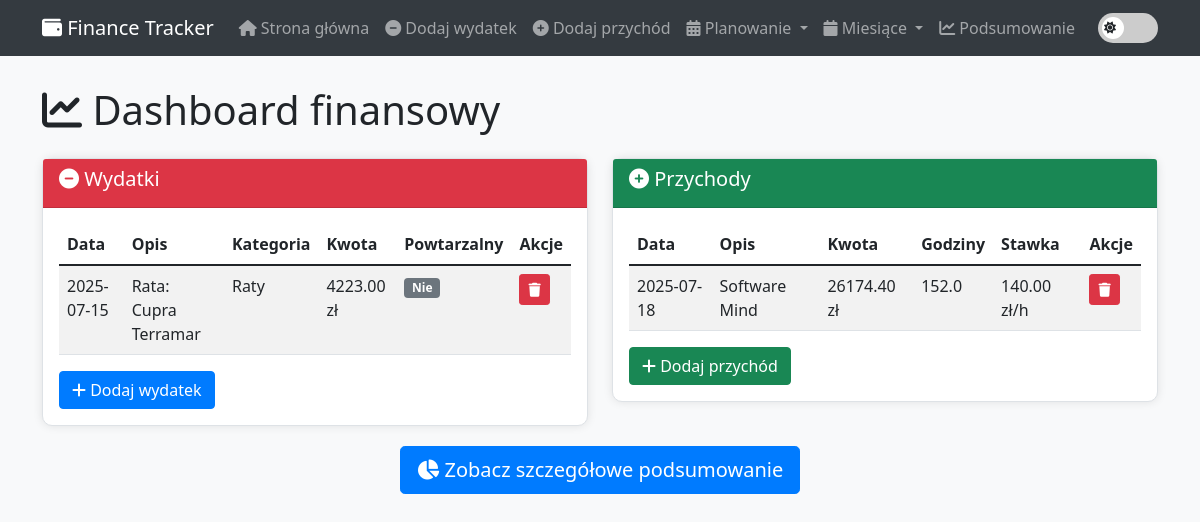
Before: / with the older database file.
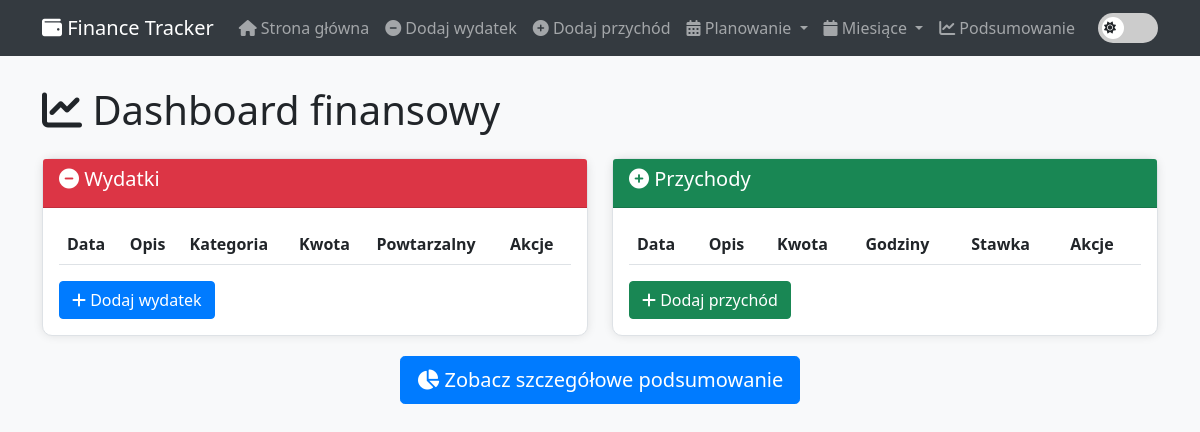
After: the same page with the newer database file.
### tables this page shows
CREATE TABLE expenses (
            id INTEGER PRIMARY KEY AUTOINCREMENT,
            description TEXT NOT NULL,
            amount REAL NOT NULL,
            category TEXT,
            date TEXT NOT NULL,
            is_recurring BOOLEAN DEFAULT 0,
            recurring_months INTEGER DEFAULT 1,
            created_at TEXT DEFAULT CURRENT_TIMESTAMP
        );

CREATE TABLE income (
            id INTEGER PRIMARY KEY AUTOINCREMENT,
            description TEXT NOT NULL,
            amount REAL NOT NULL,
            date TEXT NOT NULL,
            hours REAL,
            hourly_rate REAL,
            vat_rate REAL DEFAULT 23.0,
            tax_rate REAL DEFAULT 12.0,
            created_at TEXT DEFAULT CURRENT_TIMESTAMP
        );

### app.py (the view)
@app.route('/')
def index():
    conn = get_db_connection()
    expenses = conn.execute('SELECT * FROM expenses ORDER BY date DESC').fetchall()
    income = conn.execute('SELECT * FROM income ORDER BY date DESC').fetchall()
    recurring = conn.execute('SELECT * FROM recurring_transactions ORDER BY date DESC').fetchall()
    conn.close()
    return render_template('index.html', expenses=expenses, income=income, recurring=recurring)

### app.py (called while the page is built)
@app.context_processor
def inject_current_date():
    now = datetime.now()
    return dict(current_year=now.year, current_month=now.month)

def get_db_connection():
    conn = sqlite3.connect(DATABASE)
    conn.row_factory = sqlite3.Row
    return conn

### templates/index.html (shortened to what the changed rows need)
{% extends "base.html" %}
{% block content %}
<div class="row">
    <div class="col-md-12">
        <h1 class="mb-4">
            <i class="fas fa-chart-line"></i> Dashboard finansowy
        </h1>
    </div>
</div>
<div class="row">
    <div class="col-md-6">
        <div class="card">
            <div class="card-body">
                <div class="table-responsive">
                    <table class="table table-striped">
                        <thead>
                            <tr>
                                <th>Data</th>
                                <th>Opis</th>
                                <th>Kategoria</th>
                                <th>Kwota</th>
                                <th>Powtarzalny</th>
                                <th>Akcje</th>
                            </tr>
                        </thead>
                        <tbody>
                            {% for expense in expenses %}
                            <tr>
                                <td>{{ expense.date }}</td>
                                <td>{{ expense.description }}</td>
                                <td>{{ expense.category or 'Brak' }}</td>
                                <td>{{ "%.2f"|format(expense.amount) }} zł</td>
                                <td>
                                    {% if expense.is_recurring %}
                                        <span class="badge bg-info">{{ expense.recurring_months }} mies.</span>
                                    {% else %}
                                        <span class="badge bg-secondary">Nie</span>
                                    {% endif %}
                                </td>
                                <td>
                                    <a href="{{ url_for('delete_expense', id=expense.id) }}"
                                       class="btn btn-danger btn-sm"
                                       onclick="return confirm('Czy na pewno chcesz usunąć ten wydatek?')">
                                        <i class="fas fa-trash"></i>
                                    </a>
                                </td>
                            </tr>
                            {% endfor %}
                        </tbody>
                    </table>
                </div>
            </div>
        </div>
    </div>
    <div class="col-md-6">
        <div class="card">
            <div class="card-body">
                <div class="table-responsive">
                    <table class="table table-striped">
                        <thead>
                            <tr>
                                <th>Data</th>
                                <th>Opis</th>
                                <th>Kwota</th>
                                <th>Godziny</th>
                                <th>Stawka</th>
                                <th>Akcje</th>
                            </tr>
                        </thead>
                        <tbody>
                            {% for income in income %}
                            <tr>
                                <td>{{ income.date }}</td>
                                <td>{{ income.description }}</td>
                                <td>{{ "%.2f"|format(income.amount) }} zł</td>
                                <td>{{ income.hours or '-' }}</td>
                                <td>{{ ("%.2f"|format(income.hourly_rate) + ' zł/h') if income.hourly_rate else '-' }}</td>
                                <td>
                                    <a href="{{ url_for('delete_income', id=income.id) }}"
                                       class="btn btn-danger btn-sm"
                                       onclick="return confirm('Czy na pewno chcesz usunąć ten przychód?')">
                                        <i class="fas fa-trash"></i>
                                    </a>
                                </td>
                            </tr>
                            {% endfor %}
                        </tbody>
                    </table>
                </div>
            </div>
        </div>
    </div>
</div>
{% endblock %}

Changed rows visible on the page:
removed expenses: date "2025-07-15", description "Rata: Cupra Terramar", category "Raty", amount "4223.00", is_recurring "Nie"
removed income: date "2025-07-18", description "Software Mind", amount "26174.40", hours "152.0", hourly_rate "140.00 zł/h"
